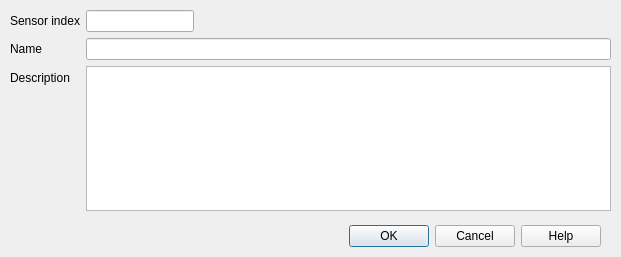
<?xml version="1.0" encoding="UTF-8"?>
<ui version="4.0">
 <class>CDlgEditSensorIndex</class>
 <widget class="QDialog" name="CDlgEditSensorIndex">
  <property name="geometry">
   <rect>
    <x>0</x>
    <y>0</y>
    <width>621</width>
    <height>257</height>
   </rect>
  </property>
  <property name="sizePolicy">
   <sizepolicy hsizetype="Fixed" vsizetype="Fixed">
    <horstretch>0</horstretch>
    <verstretch>0</verstretch>
   </sizepolicy>
  </property>
  <property name="minimumSize">
   <size>
    <width>0</width>
    <height>0</height>
   </size>
  </property>
  <property name="windowTitle">
   <string>Edit known node</string>
  </property>
  <property name="modal">
   <bool>true</bool>
  </property>
  <widget class="QDialogButtonBox" name="buttonBox">
   <property name="geometry">
    <rect>
     <x>10</x>
     <y>220</y>
     <width>591</width>
     <height>32</height>
    </rect>
   </property>
   <property name="orientation">
    <enum>Qt::Horizontal</enum>
   </property>
   <property name="standardButtons">
    <set>QDialogButtonBox::Cancel|QDialogButtonBox::Help|QDialogButtonBox::Ok</set>
   </property>
  </widget>
  <widget class="QWidget" name="formLayoutWidget">
   <property name="geometry">
    <rect>
     <x>10</x>
     <y>10</y>
     <width>601</width>
     <height>201</height>
    </rect>
   </property>
   <layout class="QFormLayout" name="formLayout">
    <item row="0" column="0">
     <widget class="QLabel" name="label">
      <property name="text">
       <string>Sensor index</string>
      </property>
      <property name="buddy">
       <cstring>editSensorIndex</cstring>
      </property>
     </widget>
    </item>
    <item row="0" column="1">
     <widget class="QLineEdit" name="editSensorIndex">
      <property name="sizePolicy">
       <sizepolicy hsizetype="Fixed" vsizetype="Fixed">
        <horstretch>0</horstretch>
        <verstretch>0</verstretch>
       </sizepolicy>
      </property>
      <property name="toolTip">
       <string>Enter index for sensor  0-255 (0- 7 for level I nodes)</string>
      </property>
     </widget>
    </item>
    <item row="1" column="0">
     <widget class="QLabel" name="label_2">
      <property name="text">
       <string>Name</string>
      </property>
      <property name="buddy">
       <cstring>editName</cstring>
      </property>
     </widget>
    </item>
    <item row="1" column="1">
     <widget class="QLineEdit" name="editName">
      <property name="toolTip">
       <string>Enter name for sensor.</string>
      </property>
     </widget>
    </item>
    <item row="2" column="0">
     <widget class="QLabel" name="label_3">
      <property name="text">
       <string>Description</string>
      </property>
      <property name="buddy">
       <cstring>editDescription</cstring>
      </property>
     </widget>
    </item>
    <item row="2" column="1">
     <widget class="QTextEdit" name="editDescription">
      <property name="toolTip">
       <string>Enter a description of the sensor</string>
      </property>
      <property name="autoFormatting">
       <set>QTextEdit::AutoAll</set>
      </property>
     </widget>
    </item>
   </layout>
  </widget>
 </widget>
 <resources/>
 <connections>
  <connection>
   <sender>buttonBox</sender>
   <signal>accepted()</signal>
   <receiver>CDlgEditSensorIndex</receiver>
   <slot>accept()</slot>
   <hints>
    <hint type="sourcelabel">
     <x>228</x>
     <y>234</y>
    </hint>
    <hint type="destinationlabel">
     <x>157</x>
     <y>256</y>
    </hint>
   </hints>
  </connection>
  <connection>
   <sender>buttonBox</sender>
   <signal>rejected()</signal>
   <receiver>CDlgEditSensorIndex</receiver>
   <slot>reject()</slot>
   <hints>
    <hint type="sourcelabel">
     <x>296</x>
     <y>240</y>
    </hint>
    <hint type="destinationlabel">
     <x>286</x>
     <y>256</y>
    </hint>
   </hints>
  </connection>
 </connections>
</ui>
